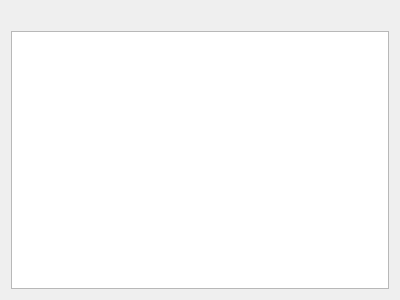
<?xml version="1.0" encoding="UTF-8"?>
<ui version="4.0">
 <class>Form</class>
 <widget class="QWidget" name="Form">
  <property name="geometry">
   <rect>
    <x>0</x>
    <y>0</y>
    <width>400</width>
    <height>300</height>
   </rect>
  </property>
  <property name="windowTitle">
   <string>Form</string>
  </property>
  <layout class="QVBoxLayout" name="verticalLayout">
   <item>
    <widget class="QLabel" name="label_title">
     <property name="text">
      <string/>
     </property>
    </widget>
   </item>
   <item>
    <widget class="QTableView" name="table_view">
     <attribute name="horizontalHeaderVisible">
      <bool>true</bool>
     </attribute>
     <attribute name="horizontalHeaderStretchLastSection">
      <bool>true</bool>
     </attribute>
     <attribute name="verticalHeaderVisible">
      <bool>false</bool>
     </attribute>
     <attribute name="verticalHeaderStretchLastSection">
      <bool>false</bool>
     </attribute>
    </widget>
   </item>
  </layout>
 </widget>
 <resources/>
 <connections/>
</ui>
